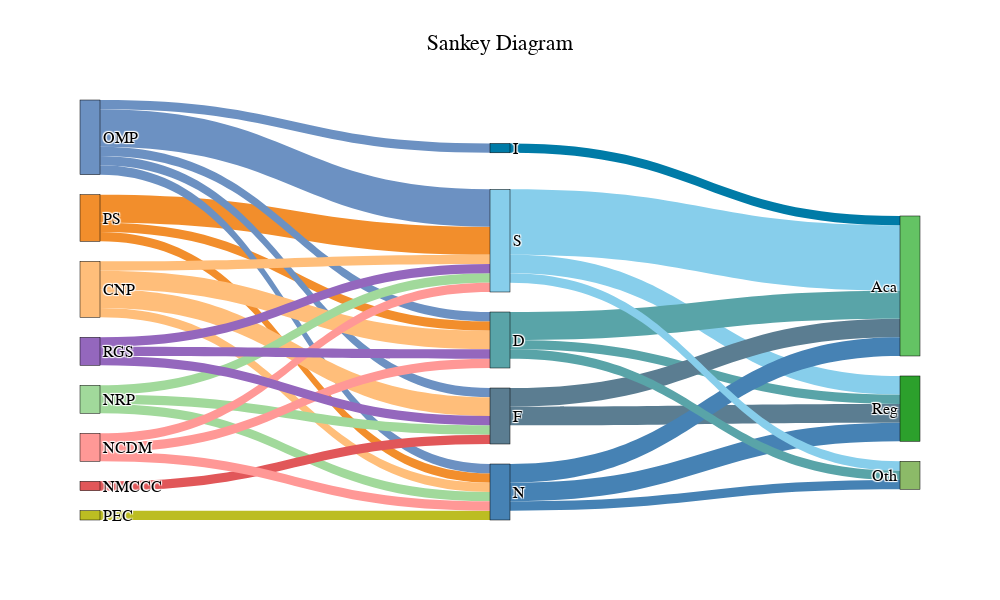

Source (notebook cell):
### Markdown cell above
# Sankey Diagram

### Code cell
import pandas as pd
import plotly.graph_objects as go

file_path = "data/sankey_assignment.csv"
df = pd.read_csv(file_path)

source_labels = ["PS", "OMP", "CNP", "NRP", "NMCCC", "PEC", "NCDM", "RGS"]
middle_labels = df["LABEL"].tolist()
target_labels = ["Reg", "Aca", "Oth"]

all_labels = source_labels + middle_labels + target_labels

sources_raw, targets_raw, values = [], [], []

for src in source_labels:
    for idx, row in df.iterrows():
        sources_raw.append(src)
        targets_raw.append(row["LABEL"])
        values.append(row[src])

for tgt in target_labels:
    for idx, row in df.iterrows():
        sources_raw.append(row["LABEL"])
        targets_raw.append(tgt)
        values.append(row[tgt])

source_indices = [all_labels.index(src) for src in sources_raw]
target_indices = [all_labels.index(tgt) for tgt in targets_raw]

node_colors = {
    "PS": "#f28e2c", "OMP": "#6c91c2", "CNP": "#ffbe7a", "NRP": "#a1d99b",
    "NMCCC": "#e15759", "PEC": "#bcbd22", "NCDM": "#ff9896", "RGS": "#9467bd",
    "S": "#87CEEB", "F": "#5B7D91", "D": "#59a4a8", "N": "#4682B4", "I": "#007BA7",
    "Reg": "#2ca02c", "Aca": "#64c364", "Oth": "#8cba68"
}
default_color = "lightgrey"
node_colors_list = [node_colors.get(label, default_color) for label in all_labels]
link_colors = [node_colors.get(src, default_color) for src in sources_raw]


fig = go.Figure(data=[go.Sankey(
    node=dict(
        pad=20,
        thickness=20,
        line=dict(color="black", width=0.5),
        label=all_labels,
        color=node_colors_list
    ),
    link=dict(
        source=source_indices,
        target=target_indices,
        value=values,
        color=link_colors
    )
)])


fig.update_layout(
    title_text="Sankey Diagram",
    font=dict(
        family="Arial",  
        size=16,               
        color="black",
    ),
    title_x=0.5,  
    height=600,
    width=1000
)

fig.show()

### Figure 1 — Plotly figure (JSON) as saved in the notebook; plotly's stock layout.template omitted (floating-point values rounded to 4 significant figures)
{"data": [{"link": {"color": ["#f28e2c", "#f28e2c", "#f28e2c", "#f28e2c", "#f28e2c", "#6c91c2", "#6c91c2", "#6c91c2", "#6c91c2", "#6c91c2", "#ffbe7a", "#ffbe7a", "#ffbe7a", "#ffbe7a", "#ffbe7a", "#a1d99b", "#a1d99b", "#a1d99b", "#a1d99b", "#a1d99b", "#e15759", "#e15759", "#e15759", "#e15759", "#e15759", "#bcbd22", "#bcbd22", "#bcbd22", "#bcbd22", "#bcbd22", "#ff9896", "#ff9896", "#ff9896", "#ff9896", "#ff9896", "#9467bd", "#9467bd", "#9467bd", "#9467bd", "#9467bd", "#87CEEB", "#5B7D91", "#59a4a8", "#4682B4", "#007BA7", "#87CEEB", "#5B7D91", "#59a4a8", "#4682B4", "#007BA7", "#87CEEB", "#5B7D91", "#59a4a8", "#4682B4", "#007BA7"], "source": [0, 0, 0, 0, 0, 1, 1, 1, 1, 1, 2, 2, 2, 2, 2, 3, 3, 3, 3, 3, 4, 4, 4, 4, 4, 5, 5, 5, 5, 5, 6, 6, 6, 6, 6, 7, 7, 7, 7, 7, 8, 9, 10, 11, 12, 8, 9, 10, 11, 12, 8, 9, 10, 11, 12], "target": [8, 9, 10, 11, 12, 8, 9, 10, 11, 12, 8, 9, 10, 11, 12, 8, 9, 10, 11, 12, 8, 9, 10, 11, 12, 8, 9, 10, 11, 12, 8, 9, 10, 11, 12, 8, 9, 10, 11, 12, 13, 13, 13, 13, 13, 14, 14, 14, 14, 14, 15, 15, 15, 15, 15], "value": [3, 0, 1, 1, 0, 4, 1, 1, 1, 1, 1, 2, 2, 1, 0, 1, 1, 0, 1, 0, 0, 1, 0, 0, 0, 0, 0, 0, 1, 0, 1, 0, 1, 1, 0, 1, 1, 1, 0, 0, 2, 2, 1, 2, 0, 7, 2, 3, 2, 1, 1, 0, 1, 1, 0]}, "node": {"color": ["#f28e2c", "#6c91c2", "#ffbe7a", "#a1d99b", "#e15759", "#bcbd22", "#ff9896", "#9467bd", "#87CEEB", "#5B7D91", "#59a4a8", "#4682B4", "#007BA7", "#2ca02c", "#64c364", "#8cba68"], "label": ["PS", "OMP", "CNP", "NRP", "NMCCC", "PEC", "NCDM", "RGS", "S", "F", "D", "N", "I", "Reg", "Aca", "Oth"], "line": {"color": "black", "width": 0.5}, "pad": 20, "thickness": 20}, "type": "sankey"}], "layout": {"font": {"color": "black", "family": "Arial", "size": 16}, "height": 600, "title": {"text": "Sankey Diagram", "x": 0.5}, "width": 1000}}
